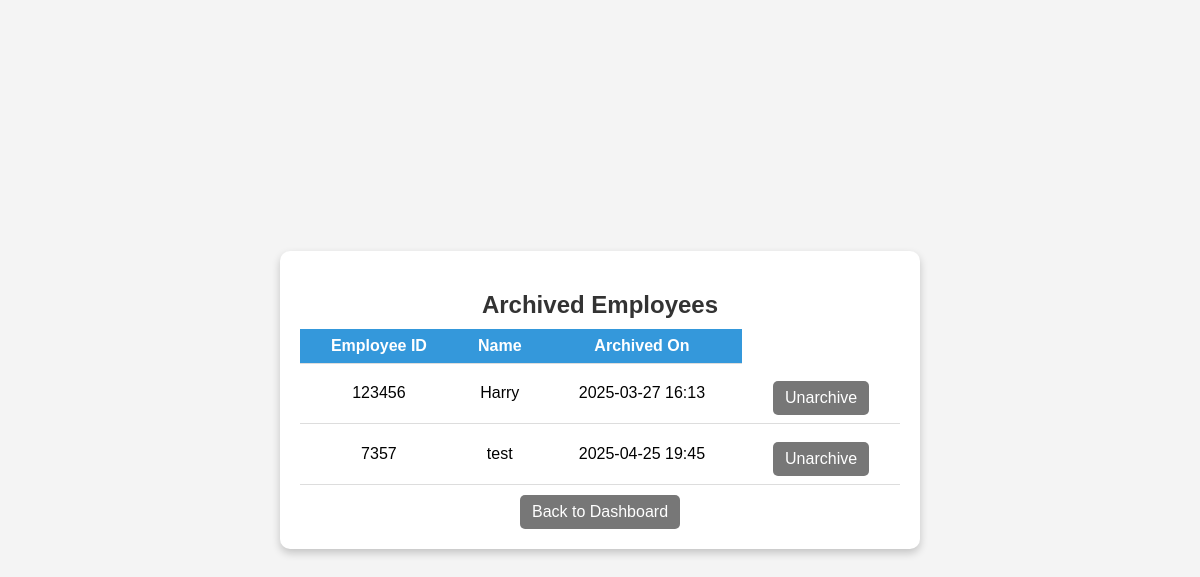
/archived/, run on an earlier commit of the app's database.
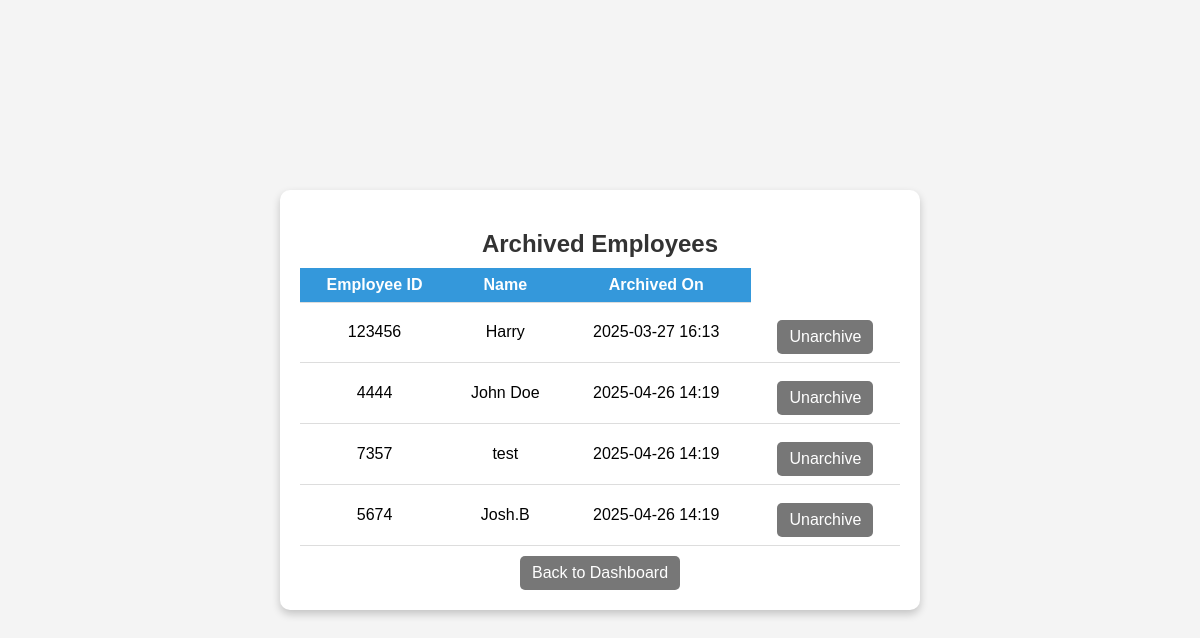
And on a later commit of the database.
### employees/models.py (models this page shows, shortened)
class Employee(AbstractBaseUser):
    employee_id = models.CharField(max_length=6, unique=True)
    name = models.CharField(max_length=100)
    passcode = models.CharField(max_length=6)
    department = models.ForeignKey(
        Department,
        on_delete=models.CASCADE,
        related_name='employees',
        null=False,
        default=""
    )
    is_manager = models.BooleanField(default=False)
    archived = models.BooleanField(default=False)
    archive_date = models.DateTimeField(null=True, blank=True)
    profile_picture = models.ImageField(upload_to='profile_pictures/', blank=True, null=True,default='profile_pictures/default.jpg')
    objects = EmployeeManager()
    USERNAME_FIELD = 'employee_id'
    REQUIRED_FIELDS = ['name']

### employees/views.py (the view)
# urls.py: path('archived/', views.view_archived_employees, name='archived_employees'),
def view_archived_employees(request):
    archived_employees = Employee.objects.filter(archived=True)
    return render(request, 'archived_employees.html', {'archived_employees': archived_employees})

### employees/templates/employees/archived_employees.html (shortened to what this page needs)
<!DOCTYPE html>
<html lang="en">
<head>
    {% load static %}
</head>
<body>
    <div class="container">
        <h2>Archived Employees</h2>
        <table>
            <tr>
                <th>Employee ID</th>
                <th>Name</th>
                <th>Archived On</th>
            </tr>
            {% for employee in archived_employees %}
            <tr>
                <td>{{ employee.employee_id }}</td>
                <td>{{ employee.name }}</td>
                <td>{{ employee.archive_date|date:"Y-m-d H:i" }}</td>
                <td>
                    <a href="{% url 'unarchive_employee' employee.employee_id %}" class="back-btn">Unarchive</a>
                </td>
            </tr>
            {% empty %}
            <tr>
                <td colspan="3">No archived employees</td>
            </tr>
            {% endfor %}
        </table>
        <a href="{% url 'manager_dashboard' %}" class="back-btn">Back to Dashboard</a>
    </div>
</body>
</html>

What changed in the data, as far as the page shows it:
now on this page (row edited): Employee: employee_id "4444", name "John Doe", archive_date "2025-04-26 14:19"
changed Employee "test": archive_date "2025-04-25 19:45" → "2025-04-26 14:19"
added Employee: employee_id "5674", name "Josh.B", archive_date "2025-04-26 14:19"
